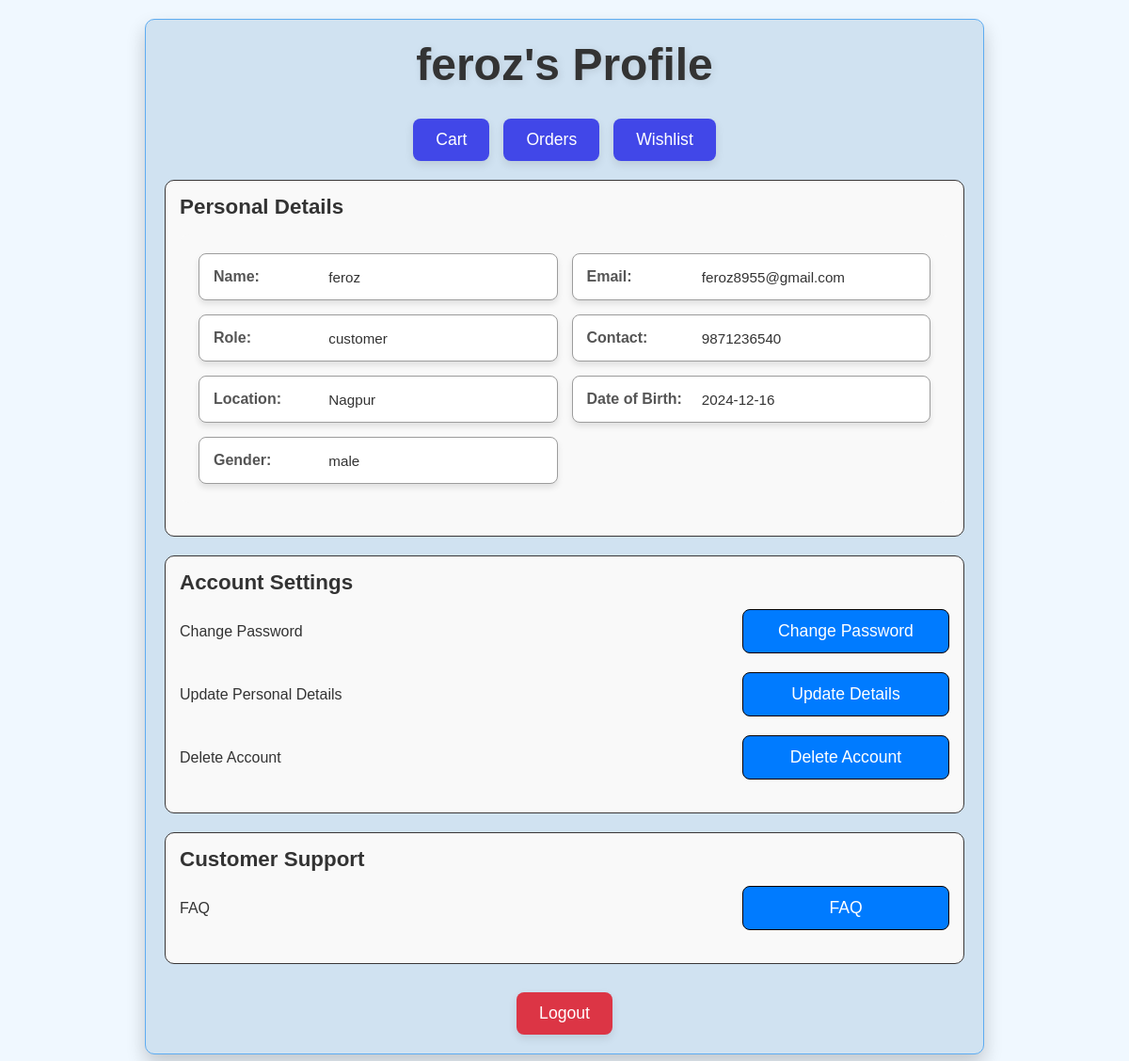
Screenshot of /auth/profile/2 (signed in) with the database file from the repository.
### app/models.py (models this page shows, shortened)
class User(UserMixin, db.Model):
    id = db.Column(db.Integer, primary_key=True)
    username = db.Column(db.String(50), nullable=False)
    email = db.Column(db.String(100), unique=True, nullable=False)
    password = db.Column(db.String(255), nullable=False)
    role = db.Column(db.String(20), nullable=False)
    contact = db.Column(db.String(20), nullable=False)
    location = db.Column(db.String(100), nullable=False)
    dob = db.Column(db.Date, nullable=False)
    gender = db.Column(db.String(10), nullable=False)
    reset_token = db.Column(db.String(128), nullable=True)
    status = db.Column(db.String(20), default='pending')

### app/auth.py (the view)
@auth.route('/profile/<int:id>')
@login_required
def profile(id):
    user = User.query.get(id)
    if not user:
        abort(404)
    from flask_login import current_user
    if current_user.id != id and current_user.role != 'admin':
        abort(403)
    return render_template('profile.html', user=user)

### app/templates/profile.html (shortened to what this page needs)
<!DOCTYPE html>
<html lang="en">
<head>
</head>
<body>
    <div class="container">
        <header>
            <h1>{{ user.username }}'s Profile</h1>
        </header>
        <div class="center-buttons">
            <button>Cart</button>
            <button>Orders</button>
            <button>Wishlist</button>
        </div>
        <section id="personal-details">
            <h2>Personal Details</h2>
        <ul class="info">
            <li>
                <span class="label">Name:</span>
                <span class="value">{{ user.username }}</span>
            </li>
            <li>
                <span class="label">Email:</span>
                <span class="value">{{ user.email }}</span>
            </li>
            <li>
                <span class="label">Role:</span>
                <span class="value">{{ user.role }}</span>
            </li>
            <li>
                <span class="label">Contact:</span>
                <span class="value">{{ user.contact }}</span>
            </li>
            <li>
                <span class="label">Location:</span>
                <span class="value">{{ user.location }}</span>
            </li>
            <li>
                <span class="label">Date of Birth:</span>
                <span class="value">{{ user.dob }}</span>
            </li>
            <li>
                <span class="label">Gender:</span>
                <span class="value">{{ user.gender }}</span>
            </li>
        </ul>
        </section>
        <section id="account-settings">
            <h2>Account Settings</h2>
            <div>
                <span>Change Password</span>
                    <button class="change-password-btn">Change Password</button>
            </div>
            <div>
                <span>Update Personal Details</span>
                <form action="{{ url_for('auth.update_details', id=user.id) }}" method="get" style="display: inline;">
                    <button type="submit" class="btn btn-primary">Update Details</button>
                </form>
            </div>
            <div>
                <span>Delete Account</span>
                <a href="{{ url_for('auth.confirm_delete', id=user.id) }}">
                    <button class="delete-account-btn">Delete Account</button>
                </a>
            </div>
        </section>
        <section id="support">
            <h2>Customer Support</h2>
            <div>
                <span>FAQ</span>
                <button>FAQ</button>
            </div>
        </section>
        <footer>
            <form action="{{ url_for('auth.logout') }}" class="btn logout-btn" method="get" style="display: inline;">
                <button class="logout-btn">Logout</button>
            </form>
        </footer>
    </div>
</body>
</html>

### app/templates/profile.html (style rules this page uses)
body { font-family: Arial, sans-serif; margin: 0; padding: 0; display: flex; flex-direction: column; align-items: center; background-color: #f0f8ff; }
.container { width: 90%; max-width: 850px; background: #d0e2f1; border: 1px solid #5eacf1; border-radius: 10px; padding: 20px; box-shadow: 0 10px 20px rgba(0, 0, 0, 0.2); margin: 20px 0; position: relative; z-index: 10; }
header { text-align: center; margin-bottom: 30px; }
header h1 { margin: 0; font-size: 3em; color: #333; font-weight: bold; text-shadow: 2px 2px 8px rgba(0, 0, 0, 0.1); transition: all 0.3s ease-in-out; }
.center-buttons { display: flex; justify-content: center; gap: 15px; margin: 20px 0; }
.center-buttons button { padding: 12px 24px; background-color: #4147e8; color: #fff; border: none; border-radius: 8px; cursor: pointer; font-size: 1.1em; transition: all 0.3s ease-in-out; box-shadow: 0 4px 10px rgba(0, 0, 0, 0.1); }
ul.info { list-style: none; padding: 20px; border-radius: 10px; background-color: #f9f9f9; display: grid; grid-template-columns: repeat(2, 1fr); gap: 15px; margin-bottom: 20px; }
ul.info li { background: #ffffff; padding: 15px; border: 1px solid #9c9c9c; border-radius: 8px; box-shadow: 0 4px 6px rgba(0, 0, 0, 0.1); display: flex; flex-direction: row; justify-content: space-between; align-items: center; text-align: left; }
ul.info .label { font-weight: bold; color: #555; margin-right: 10px; flex-basis: 30%; }
ul.info .value { font-size: 0.95rem; color: #333; flex-basis: 65%; word-wrap: break-word; }
section { border: 1px solid #393636; border-radius: 10px; padding: 15px; margin-bottom: 20px; background-color: #f9f9f9; }
section h2 { margin: 0 0 15px; font-size: 1.4em; color: #333; }
section div { display: flex; justify-content: center; align-items: center; margin-bottom: 10px; }
#account-settings div, #performance div, #support div { display: flex; justify-content: space-between; align-items: center; margin-bottom: 20px; }
#account-settings button, #performance button, #support button { width: 220px; padding: 12px 20px; text-align: center; background-color: #007bff; color: #fff; border: black 1px solid; border-radius: 8px; cursor: pointer; font-size: 1.1em; transition: all 0.3s ease; }
#account-settings span, #performance span, #support span { flex: 1; text-align: left; font-size: 1em; color: #333; padding-right: 15px; }
section div span { flex: 1; text-align: left; font-size: 1em; color: #555; }
section div button { padding: 8px 16px; background-color: #007bff; color: #fff; border: none; border-radius: 5px; cursor: pointer; font-size: 0.95em; }
footer { text-align: center; margin-top: 30px; }
footer button { padding: 12px 24px; background-color: #dc3545; color: #fff; border: none; border-radius: 8px; cursor: pointer; font-size: 1.1em; transition: all 0.3s ease; box-shadow: 0 4px 10px rgba(0, 0, 0, 0.1); }

### rows the page displays
User: username "feroz", email "feroz8955@gmail.com", role "customer", contact "9871236540", location "Nagpur", dob "2024-12-16", gender "male"
